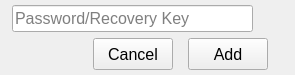
<?xml version="1.0" encoding="UTF-8"?>
<ui version="4.0">
 <class>File_Vault_image_Class</class>
 <widget class="QFrame" name="File_Vault_image_Class">
  <property name="windowModality">
   <enum>Qt::WindowModal</enum>
  </property>
  <property name="geometry">
   <rect>
    <x>0</x>
    <y>0</y>
    <width>295</width>
    <height>75</height>
   </rect>
  </property>
  <property name="minimumSize">
   <size>
    <width>0</width>
    <height>0</height>
   </size>
  </property>
  <property name="maximumSize">
   <size>
    <width>16777215</width>
    <height>87</height>
   </size>
  </property>
  <property name="font">
   <font>
    <family>Lucida Grande</family>
    <pointsize>12</pointsize>
   </font>
  </property>
  <property name="windowTitle">
   <string>Frame</string>
  </property>
  <property name="styleSheet">
   <string notr="true"/>
  </property>
  <property name="frameShape">
   <enum>QFrame::NoFrame</enum>
  </property>
  <property name="frameShadow">
   <enum>QFrame::Plain</enum>
  </property>
  <layout class="QVBoxLayout" name="verticalLayout_2" stretch="0">
   <property name="spacing">
    <number>12</number>
   </property>
   <property name="leftMargin">
    <number>12</number>
   </property>
   <property name="topMargin">
    <number>0</number>
   </property>
   <property name="rightMargin">
    <number>12</number>
   </property>
   <property name="bottomMargin">
    <number>0</number>
   </property>
   <item>
    <layout class="QVBoxLayout" name="verticalLayout">
     <property name="spacing">
      <number>6</number>
     </property>
     <item>
      <layout class="QHBoxLayout" name="horizontalLayout">
       <property name="spacing">
        <number>0</number>
       </property>
       <item>
        <widget class="QLineEdit" name="lineEdit_vault_password">
         <property name="font">
          <font>
           <pointsize>12</pointsize>
           <italic>false</italic>
          </font>
         </property>
         <property name="placeholderText">
          <string>Password/Recovery Key</string>
         </property>
        </widget>
       </item>
       <item>
        <widget class="QPushButton" name="pushButton_show_hide_password">
         <property name="maximumSize">
          <size>
           <width>30</width>
           <height>21</height>
          </size>
         </property>
         <property name="styleSheet">
          <string notr="true">QPuhButton:flat{border: none; background-color: transparent;}
QPuhButton{background:transparent;}
QPushButton:checked{ background-color: transparent; border: none;  } 
QPushButton:clicked{ background-color: transparent;  border: none;}               
QPushButton:pressed { background-color: transparent; border: none; }</string>
         </property>
         <property name="text">
          <string/>
         </property>
         <property name="iconSize">
          <size>
           <width>60</width>
           <height>28</height>
          </size>
         </property>
         <property name="checkable">
          <bool>true</bool>
         </property>
         <property name="flat">
          <bool>true</bool>
         </property>
        </widget>
       </item>
      </layout>
     </item>
     <item>
      <layout class="QHBoxLayout" name="horizontalLayout_2">
       <property name="spacing">
        <number>15</number>
       </property>
       <item>
        <spacer name="horizontalSpacer">
         <property name="orientation">
          <enum>Qt::Horizontal</enum>
         </property>
         <property name="sizeHint" stdset="0">
          <size>
           <width>40</width>
           <height>20</height>
          </size>
         </property>
        </spacer>
       </item>
       <item>
        <widget class="QPushButton" name="pushButton_cancel">
         <property name="minimumSize">
          <size>
           <width>80</width>
           <height>32</height>
          </size>
         </property>
         <property name="font">
          <font>
           <pointsize>12</pointsize>
          </font>
         </property>
         <property name="text">
          <string>Cancel</string>
         </property>
        </widget>
       </item>
       <item>
        <widget class="QPushButton" name="pushButton_add_password">
         <property name="minimumSize">
          <size>
           <width>80</width>
           <height>32</height>
          </size>
         </property>
         <property name="font">
          <font>
           <pointsize>12</pointsize>
          </font>
         </property>
         <property name="text">
          <string>Add</string>
         </property>
        </widget>
       </item>
       <item>
        <spacer name="horizontalSpacer_2">
         <property name="orientation">
          <enum>Qt::Horizontal</enum>
         </property>
         <property name="sizeType">
          <enum>QSizePolicy::Fixed</enum>
         </property>
         <property name="sizeHint" stdset="0">
          <size>
           <width>15</width>
           <height>20</height>
          </size>
         </property>
        </spacer>
       </item>
      </layout>
     </item>
    </layout>
   </item>
  </layout>
 </widget>
 <resources/>
 <connections/>
</ui>
